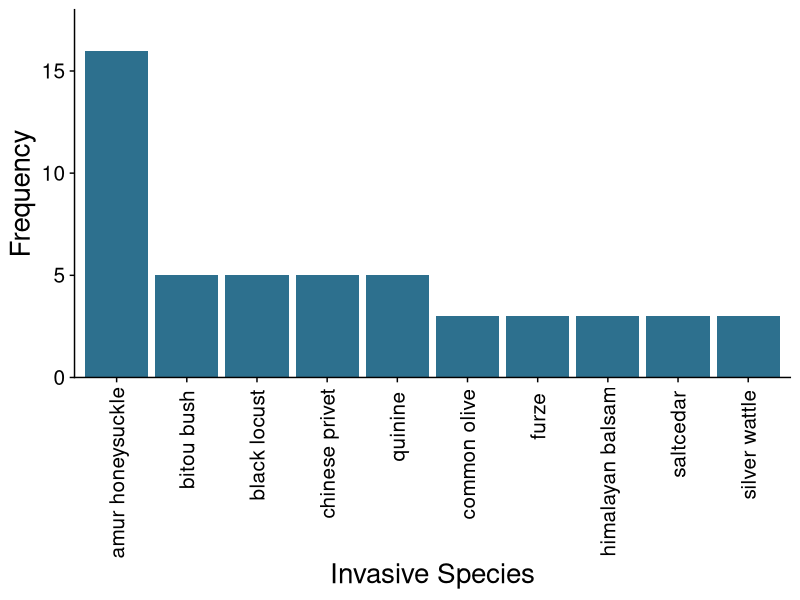
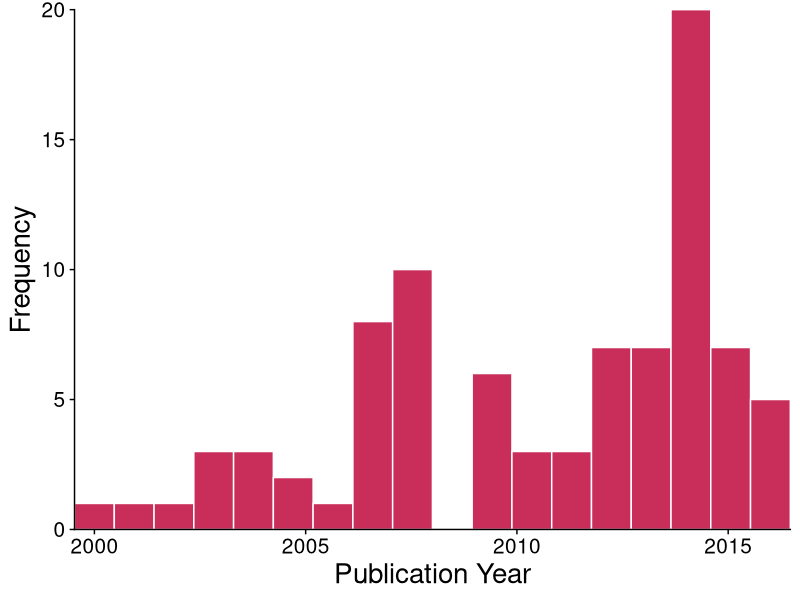

Source code (R) for these figures, in order:
## ---- chunk 1
knitr::include_graphics("https://drive.google.com/uc?id=1AwwLififWb_Z5xr1J565Q97NlO8HWSTi")
## ---- chunk 2
require(tidyverse)
require(cowplot)
meta_analysis_data <- read_csv("MaEDR_data.csv")
## ---- chunk 3
species_counted <- as.data.frame(dplyr::count(meta_analysis_data, invasive_species_common_name))
species_ordered <- arrange(species_counted, desc(n))
species_ordered <- dplyr::rename(species_ordered, count = n)
species_ordered$invasivespecies <- factor(species_ordered$invasive_species_common_name, levels = species_ordered$invasive_species_common_name[order(-species_ordered$count)])

top_ten_species <- slice(species_ordered, 1:10)
top_ten_species <-as.data.frame(top_ten_species)
top_ten_species$invasivespecies <- factor(top_ten_species$invasivespecies, levels = top_ten_species$invasivespecies[order(-top_ten_species$count)])

#Figure for top 10 invasives
gg_top_ten <- ggplot(data = top_ten_species, aes(x=invasivespecies, y = count))
gg_top_ten <- gg_top_ten + geom_bar(stat="identity", fill = "#2D708EFF")
gg_top_ten <- gg_top_ten + ylab("Frequency")
gg_top_ten <- gg_top_ten + xlab("Invasive Species")
gg_top_ten <- gg_top_ten + theme_cowplot() +
  scale_y_continuous(expand = c(0, 0), limits = c(0, 18))
gg_top_ten <- gg_top_ten + theme(axis.text=element_text(size=15),
                 axis.text.x = element_text(angle = 90, hjust = 0.95, vjust = .5),# Change tick mark label size
                 axis.title=element_text(size=20),
                 strip.text = element_text(size=12)) # Change axis title size
gg_top_ten
## ---- chunk 4
binsize <-
  diff(range(meta_analysis_data$publication_year)) / 17 #set to a total of 17 bins, one for each year

gg_publication_year <-
  ggplot(meta_analysis_data, aes(publication_year)) +
  geom_histogram(binwidth = binsize,
                 fill = "#C92D59",
                 colour = "white")
gg_publication_year <- gg_publication_year + theme_cowplot() +
  scale_y_continuous(expand = c(0, 0), limits = c(0, 20)) +
  scale_x_continuous(expand = c(0, 0))
gg_publication_year <- gg_publication_year + ylab("Frequency")
gg_publication_year <-
  gg_publication_year + xlab("Publication Year")

gg_publication_year <-
  gg_publication_year + theme(
    axis.text.x = element_text(size = 15),
    axis.text.y = element_text(size =
                                 15),
    axis.title = element_text(size =
                                20)
  )
gg_publication_year
